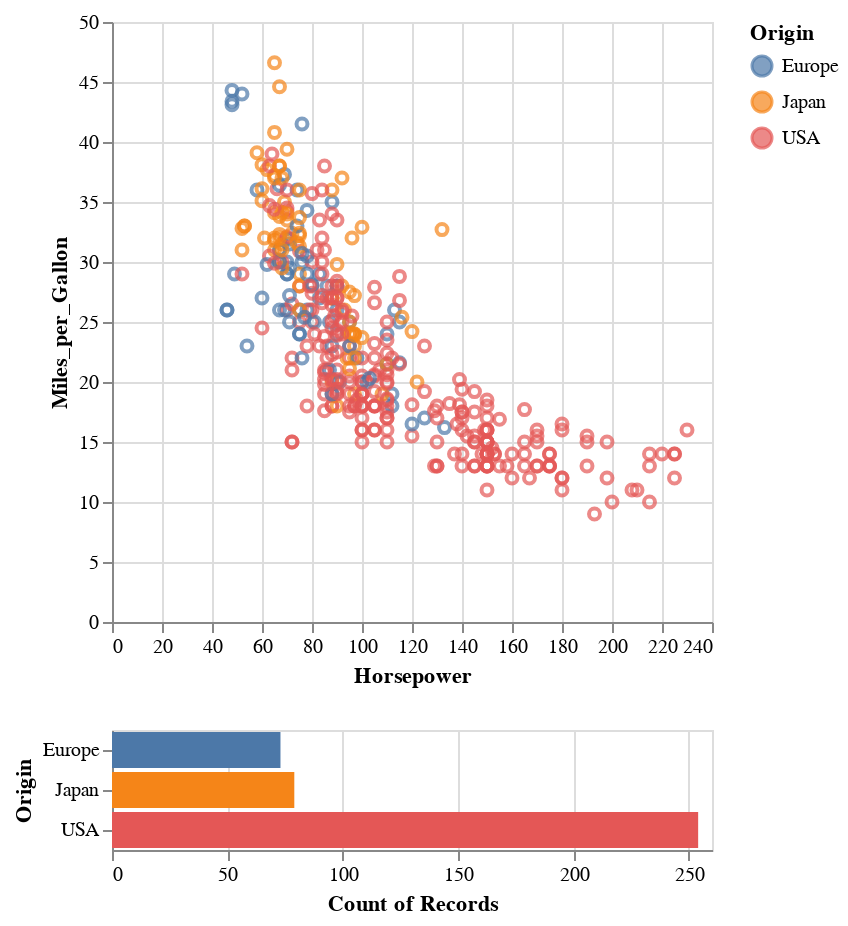

Notebook cell for this chart:
### Code cell
bars = alt.Chart(source).mark_bar().encode(
    y='Origin:N',
    color='Origin:N',
    x='count(Origin):Q'
).transform_filter(
    brush
)

points & bars

### Figure 1 — Vega-Lite specification as saved in the notebook (floating-point values rounded to 4 significant figures; data arrays with more than 128 entries replaced by an {"elided": "..."} marker saying what was removed)
{"$schema": "https://vega.github.io/schema/vega-lite/v5.6.1.json", "config": {"view": {"continuousHeight": 300, "continuousWidth": 300}}, "data": {"name": "data-f02450ab61490a1363517a0190416235"}, "datasets": {"data-f02450ab61490a1363517a0190416235": {"elided": "406 records"}}, "params": [{"name": "param_1", "select": {"type": "interval"}, "views": ["view_1"]}], "vconcat": [{"encoding": {"color": {"condition": {"field": "Origin", "param": "param_1", "type": "nominal"}, "value": "lightgray"}, "x": {"field": "Horsepower", "type": "quantitative"}, "y": {"field": "Miles_per_Gallon", "type": "quantitative"}}, "mark": {"type": "point"}, "name": "view_1"}, {"encoding": {"color": {"field": "Origin", "type": "nominal"}, "x": {"aggregate": "count", "field": "Origin", "type": "quantitative"}, "y": {"field": "Origin", "type": "nominal"}}, "mark": {"type": "bar"}, "transform": [{"filter": {"param": "param_1"}}]}]}
